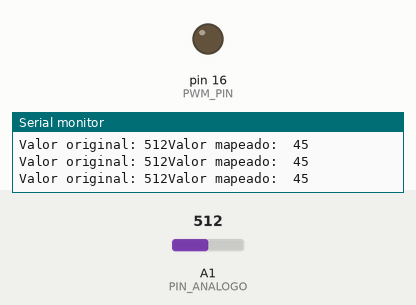
A sketch run on a simulated Arduino Uno, built with avr-gcc and run on an emulated ATmega328P. On the bench: output pins drawn as LEDs (lit = HIGH), the last lines printed to the serial monitor. Inputs (shaded band) come from the test bench; at power-on: A1 (PIN_ANALOGO) = 512.

Above: at 1.2 s.
1.3 s: A1 (PIN_ANALOGO) set to 888
4.3 s: A1 (PIN_ANALOGO) set to 921
At 4.7 s:
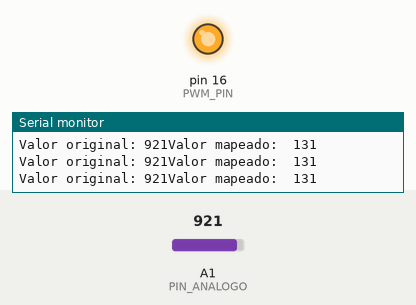
5.8 s: A1 (PIN_ANALOGO) set to 900
At 7.0 s:
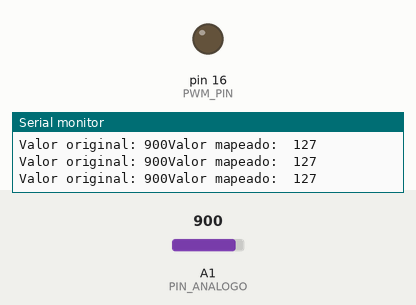
Timing chart, 0 to 8.8 s (numbered marks = the images above; inputs shaded):
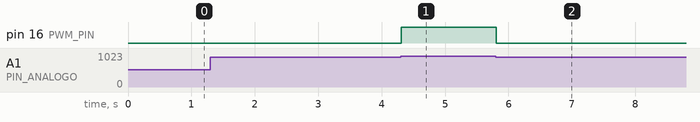

Measured:
- the behaviour switches between 902 and 903 on A1 (PIN_ANALOGO) (found by bisection; images 0 and 1)
- after the input at 4.3 s, pin 16 (PWM_PIN): LOW → HIGH at once
- after the input at 5.8 s, pin 16 (PWM_PIN): HIGH → LOW at once

The sketch:

P3A1-Luminosidad.ino
```cpp
#define PIN_ANALOGO 15 //Definir el pin 15 como análogo
#define PWM_PIN 16 //Definir el pin 16 como pwm

int lectura; //declarar la variable
int pwmVal;
void setup() {
  pinMode(PWM_PIN, OUTPUT); //Inicializar PWM_PIN como salida
  Serial.begin(9600); //Inicilaizar el serial a 9600 baudios
}

void loop() {
  lectura = analogRead(PIN_ANALOGO); //leemos la entrada del pin análogo (el fotorresistor)

  pwmVal = map(lectura,300,1500,0,255); //mapeamos los valores del fotorresistor a valores para el LED

  //Si el valor es negativo, convertirlo a cero
  if (pwmVal < 0){
    pwmVal = 0;
  }

  analogWrite(PWM_PIN,pwmVal); //darle el valor mapeado al LED (PWM_PIN)

  //Imprimir valores originales y mapeados para corroborar que funcione correctamente
  Serial.print("Valor original: ");
  Serial.print(lectura);
  Serial.print("Valor mapeado:  ");
  Serial.println(pwmVal);
}
```
